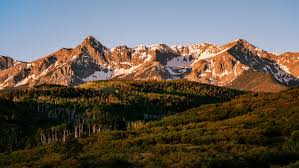
//> input picture mountains.jpg, 299 x 168 px
$ ./Source   (built with g++ and OpenCV 4)
//> lines starting //> are read from the running program, lines starting //| are printed output that depends on the picture
#include<opencv2/opencv.hpp>
#include<iostream>
#include<string>

using namespace std;
using namespace cv;

int main()
{
	const string img_file = "mountains.jpg";

	Mat input = imread(img_file, 1);
//> input is the input picture: 168 rows x 299 cols, CV_8UC3; mean B, G, R 81.6, 90.4, 98.8
	// Check if we can open the file
	if (input.empty())
	{
		cout << "Could not open or find the image" << endl;
		return -1;
	}
	// Show the original and the result
	namedWindow("Original image", WINDOW_AUTOSIZE);
	imshow("Original image", input);

	// code for scaling of image
	Mat scaled_img, translated_img, rotated_img, pres_trans_img;
	resize(input, scaled_img, scaled_img.size(), 0.75, 0.75, INTER_NEAREST);
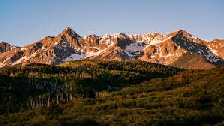
//> scaled_img: 126 rows x 224 cols, CV_8UC3; mean B, G, R 82, 90.6, 98.9
	namedWindow("Scaled image", WINDOW_AUTOSIZE);
	imshow("Scaled image", scaled_img);

	// code for translation of image
	double row = 25.0, col = 25.0 ;
	Mat translationMatrix = (Mat_<double>(2, 3) << 1, 0, col, 0, 1, row);
	warpAffine(input, translated_img,translationMatrix,input.size());
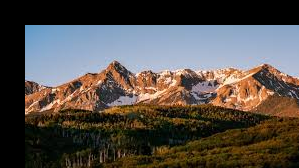
//> translated_img: 168 rows x 299 cols, CV_8UC3; mean B, G, R 73.5, 78.4, 84.8
	namedWindow("Translated image", WINDOW_AUTOSIZE);
	imshow("Translated image", translated_img);

	// code for rotation of image
	double angle = 45;
	// get rotation matrix for rotating the image around its center in pixel coordinates
	Point2f center((input.cols - 1) / 2.0, (input.rows - 1) / 2.0);
//> center = Point(149, 83.5)
	Mat rot = getRotationMatrix2D(center, angle, 1.0);
	Rect2f bbox = RotatedRect(Point2f(), input.size(), angle).boundingRect2f();
//> bbox = Rect(-165.1, -165.1, 330.2, 330.2)
	// adjust transformation matrix
	rot.at<double>(0, 2) += bbox.width / 2.0 - input.cols / 2.0;
	rot.at<double>(1, 2) += bbox.height / 2.0 - input.rows / 2.0;
	warpAffine(input, rotated_img, rot, bbox.size());
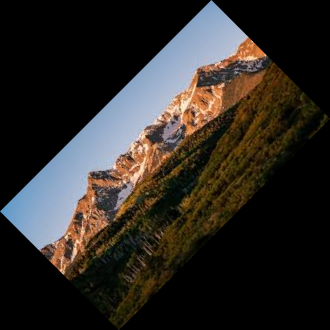
//> rotated_img: 330 rows x 330 cols, CV_8UC3; mean B, G, R 37.6, 41.7, 45.6
	namedWindow("Rotated image", WINDOW_AUTOSIZE);
	imshow("Rotated image", rotated_img);

	// code for perspective transformation of image
	// Input Quadilateral or Image plane coordinates
	Point2f inputQuad[4];
	// Output Quadilateral or World plane coordinates
	Point2f outputQuad[4];
	// Lambda Matrix
	Mat lambda(2, 4, CV_32FC1);
	// Set the lambda matrix the same type and size as input
	lambda = Mat::zeros(input.rows, input.cols, input.type());
	// The 4 points that select quadilateral on the input , from top-left in clockwise order
	// These four pts are the sides of the rect box used as input
	inputQuad[0] = Point2f(-30, -60);
	inputQuad[1] = Point2f(input.cols + 50, -50);
	inputQuad[2] = Point2f(input.cols + 100, input.rows + 50);
	inputQuad[3] = Point2f(-50, input.rows + 50);
	// The 4 points where the mapping is to be done , from top-left in clockwise order
	outputQuad[0] = Point2f(0, 0);
	outputQuad[1] = Point2f(input.cols - 1, 0);
	outputQuad[2] = Point2f(input.cols - 1, input.rows - 1);
	outputQuad[3] = Point2f(0, input.rows - 1);
	// Get the Perspective Transform Matrix i.e. lambda
	lambda = getPerspectiveTransform(inputQuad, outputQuad);
	// Apply the Perspective Transform just found to the src image
	warpPerspective(input, pres_trans_img, lambda, pres_trans_img.size());
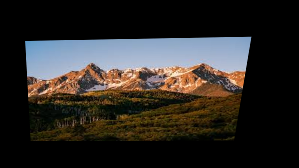
//> pres_trans_img: 168 rows x 299 cols, CV_8UC3; mean B, G, R 38.5, 41.6, 45
	//Display input and output
	namedWindow("Perspective transformated image", WINDOW_AUTOSIZE);
	imshow("Perspective transformated image", pres_trans_img);

	// Wait until the user presses any key
	waitKey(0);
	return 0;
}

$ run again, with image.png saved as mountains.jpg
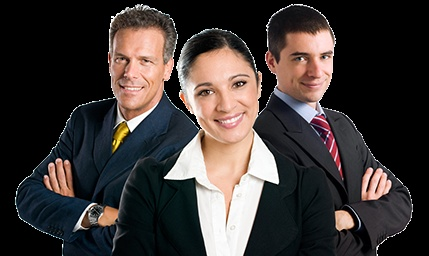
//> input picture image.png, 429 x 256 px
//> input is the input picture: 256 rows x 429 cols, CV_8UC3; mean B, G, R 53.4, 55.3, 61.9
//> `warpAffine(input, rotated_img, rot, bbox.size());`:
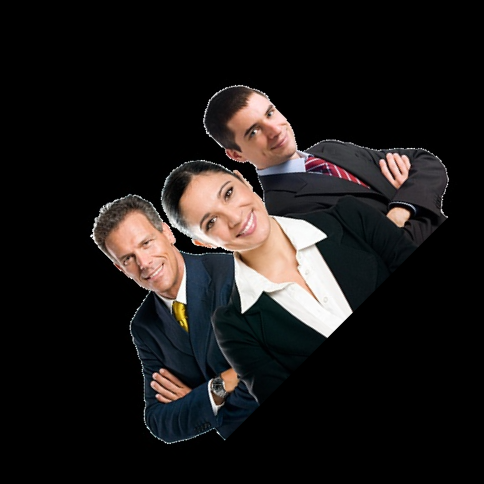
//> rotated_img: 484 rows x 484 cols, CV_8UC3; mean B, G, R 25, 25.9, 29
//> `warpPerspective(input, pres_trans_img, lambda, pres_trans_img.size());`:
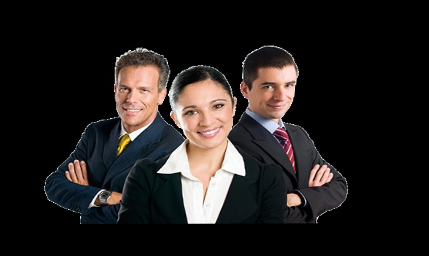
//> pres_trans_img: 256 rows x 429 cols, CV_8UC3; mean B, G, R 29.1, 30.2, 34.1
